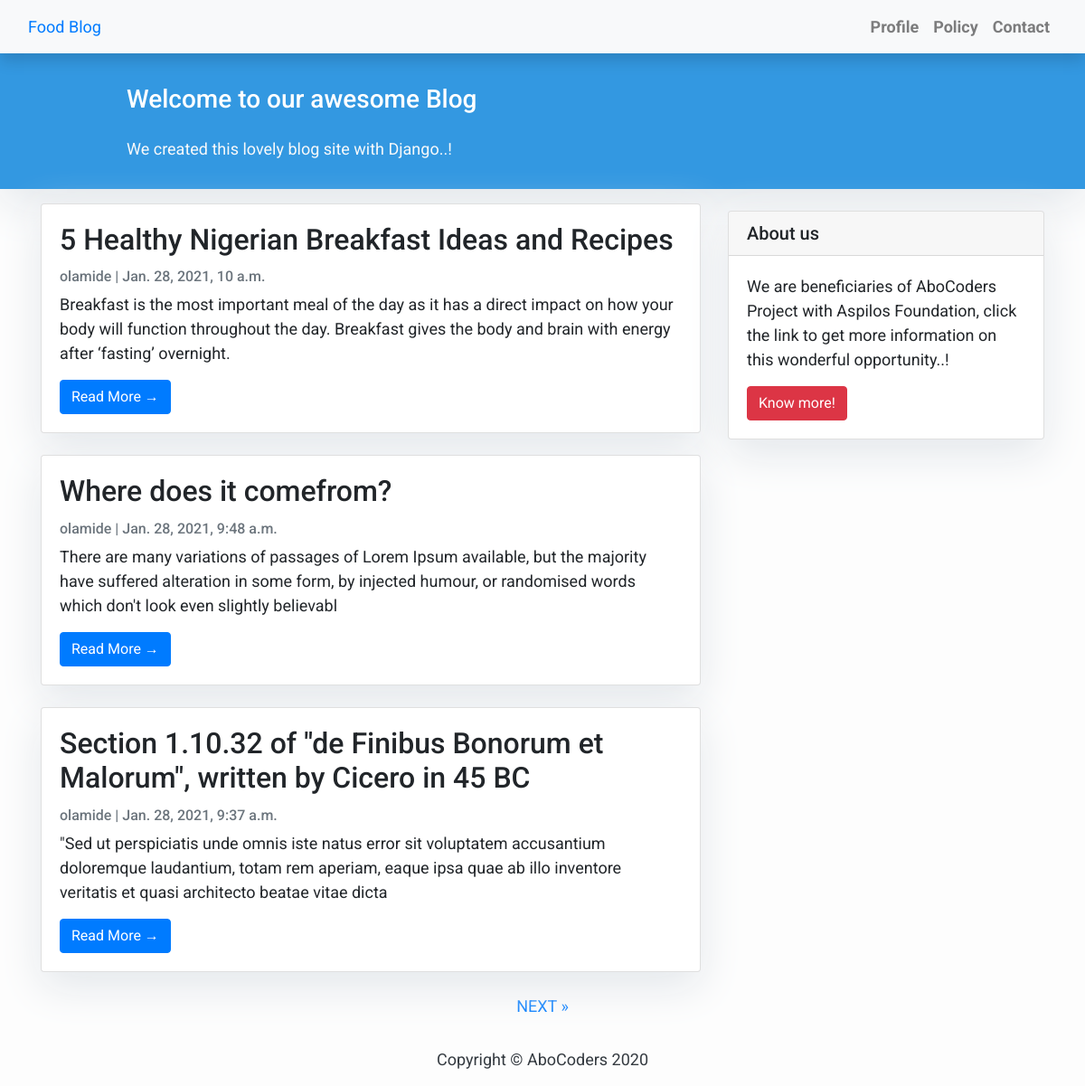
The page / on the database its author committed.
### blog/models.py (models this page shows, shortened)
class Post(models.Model):
    title = models.CharField(max_length=200, unique=True)
    slug = models.SlugField(max_length=200, unique=True)
    author = models.ForeignKey(User, on_delete=models.CASCADE, related_name='blog_posts')
    updated_on = models.DateTimeField(auto_now=True)
    content = models.TextField()
    created_on = models.DateTimeField(auto_now_add=True)
    status = models.IntegerField(choices=STATUS, default=0)
    class Meta:
        ordering = ['-created_on']

### blog/views.py (the view)
# urls.py: path('', views.PostList.as_view(), name='home'),
class PostList(generic.ListView):
    queryset = Post.objects.filter(status=1).order_by('-created_on')
    template_name = 'index.html'
    paginate_by = 3

### templates/index.html (shortened to what this page needs)
{% extends "base.html" %}
{% block content %}
    <header class="masthead">
        <div class="container">
            <div class="row">
                <div class="col-md-8 col-md-10 mx-auto">
                    <div class="site-heading">
                        <h3 class="site-heading my-4 mt-3 text-white">
                            Welcome to our awesome Blog
                        </h3>
                        <p class="text-light">
                            We created this lovely blog site with Django..!
                        </p>
                    </div>
                </div>
            </div>
        </div>
    </header>
    <div class="container">
        <div class="row">
            <div class="col-md-8 mt-3 left">
                {% for post in post_list %}
                <div class="card mb-4">
                    <div class="card-body">
                        <h2 class="card-title">{{post.title}}</h2>
                        <p class="card-text text-muted h6">{{post.author}} | {{post.created_on}}</p>
                        <p class="card-text">{{post.content|slice:":200"}}</p>
                        <a href="{%url 'post_detail' post.slug%}" class="btn btn-primary"> Read More &rarr;</a>
                    </div>
                </div>
              {% endfor %}
            </div>
            {% block sidebar%}
                {% include 'sidebar.html' %}
            {% endblock sidebar%}
        </div>
    </div>
    {% if is_paginated %}
        <ul class="pagination justify-content-center">
          {% if page_obj.has_next%}
          <li><a href="?page={{page_obj.next_page_number }}" class="page_link">NEXT &raquo;</a> </li>
          {% endif %}
    </ul>
    {% endif %}
{% endblock content %}

### templates/base.html (shortened to what this page needs)
<!DOCTYPE html>
{% load static %}
<html lang="en">
<head>
    <link rel="stylesheet" href="{% static 'css/base.css' %}">
    <link rel="stylesheet" href="https://cdn.jsdelivr.net/npm/bootstrap@4.5.3/dist/css/bootstrap.min.css">
</head>
  <body>
    <nav class="navbar navbar-expand-lg navbar-light bg-light shadow" id="mainNav">
        <div class="container-fluid">
            <a class="nav-brand" href="{% url 'home' %}">
                Food Blog
            </a>
            <div class="collapse navbar-collapse" id="navbarResponsive">
                <ul class="navbar-nav ml-auto">
                    <li class="nav-item text-black">
                        <a class="nav-link text-black font-weight-bold" href="#">Profile</a>
                    </li>
                    <li class="nav-item text-black">
                        <a class="nav-link text-black font-weight-bold" href="#">Policy</a>
                    </li>
                    <li class="nav-item text-black">
                        <a class="nav-link text-black font-weight-bold" href="#">Contact</a>
                    </li>
                </ul>
            </div>
        </div>
    </nav>
     {% block content %}{% endblock content%}
    <footer class="py-3 bg-grey">
        <p class="m-0 text-dark text-center">Copyright &copy; AboCoders 2020</p>
    </footer>
</body>
</html>

### templates/sidebar.html (shortened to what this page needs)
{% block sidebar %}
    <div class="col-md-4 float-right">
        <div class="card my-4">
            <h5 class="card-header">About us</h5>
            <div class="card-body">
                <p class="card-text">
                    We are beneficiaries of AboCoders Project with Aspilos Foundation,
                    click the link to get more information on this wonderful opportunity..!
                </p>
                <a href="https://aspillosfoundation,org.ng" class="btn btn-danger">
                    Know more!
                </a>
            </div>
        </div>
    </div>
{% endblock sidebar %}

### static/css/base.css (style rules this page uses)
body { font-family:"Roboto",sans-serif; font-size: 17px; background-color: #fdfdfd; }
.shadow { box-shadow: 0 4px 2px -2px rgba(0,0, 0.1); }
.btn-danger { color:#fff; background-color: #f00000; border-color: #dc281e; }
.masthead { background: #3398E1; height: auto; padding-bottom: 15px; box-shadow: 0 16px 48px #E3E7EB; padding-top: 10px; }

### templates/index.html (style rules this page uses)
body { font-family: "Roboto", sans-serif; font-size: 18px; background-color: #fdfdfd; }
.card { box-shadow: 0 16px 48px #E3E7EB; }

### templates/sidebar.html (style rules this page uses)
.card { box-shadow: 0 16px 48px #E3E7Eb; }

### rows shown on the page
Post: title "5 Healthy Nigerian Breakfast Ideas and Recipes", author "olamide", created_on "Jan. 28, 2021, 10 a.m.", content "Breakfast is the most important meal of the day as it has a direct impact on how your body will function throughout the day. Breakfast gives the body and brain with energy after ‘fasting’ overnight."
Post: title "Where does it comefrom?", author "olamide", created_on "Jan. 28, 2021, 9:48 a.m.", content "There are many variations of passages of Lorem Ipsum available, but the majority have suffered alteration in some form, by injected humour, or randomised words which don't look even slightly believabl"
Post: title "Section 1.10.32 of \"de Finibus Bonorum et Malorum\", written by Cicero in 45 BC", author "olamide", created_on "Jan. 28, 2021, 9:37 a.m.", content "\"Sed ut perspiciatis unde omnis iste natus error sit voluptatem accusantium doloremque laudantium, totam rem aperiam, eaque ipsa quae ab illo inventore veritatis et quasi architecto beatae vitae dicta"
